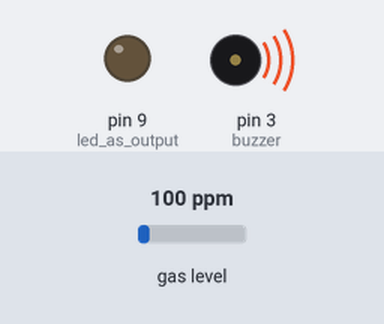
This sketch was run on a simulated Arduino Uno, built with avr-gcc and run on an emulated ATmega328P. On the bench: output pins drawn as LEDs (lit = HIGH), buzzer (waves = sounding). Inputs (shaded band) come from the test bench; at power-on: gas level 100 ppm.

Above: at 1.7 s.
1.8 s: gas level set to 20 ppm
At 4.3 s:
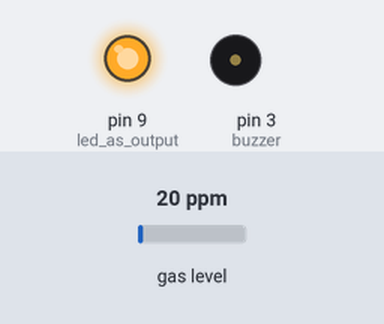
At 5.4 s:
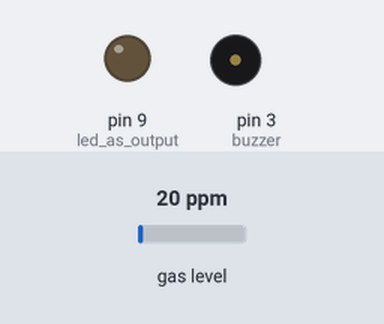
Timing chart, 0 to 6.9 s (numbered marks = the images above; inputs shaded):
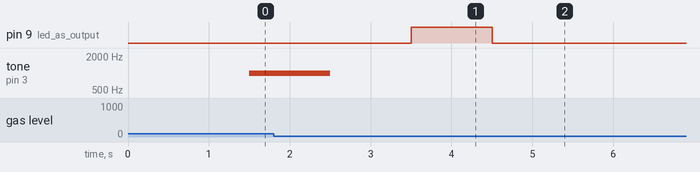

Measured:
- after the input at 1.8 s, pin 9 (led_as_output): goes on until 4.5 s, then stays LOW; tone on pin 3 (buzzer): goes on until 2.5 s, then stays silent

The sketch:

set_2.ino
```cpp
#include <Wire.h>
#include <MQ2.h>
int Analog_Input = A1;                        //analog feed from MQ2
int lpg, co, smoke;                           // values from MQ2
MQ2 mq2(Analog_Input);                        //defining analog pin A1 for MQ2 Sensor
const int buzzer = 3;                         //buzzer to arduino pin 3

void setup() {

Serial.begin(9600);                           //serial comms for debuging
mq2.begin();
pinMode(buzzer, OUTPUT);                    // Set buzzer - pin 3 as an output
pinMode(9,OUTPUT);                            //led as output

}

void loop() {

float* values= mq2.read(true);                //set it false if you don't want to print the values in the Serial
  //lpg = values[0];
  lpg = mq2.readLPG();
  //co = values[1];
  co = mq2.readCO();
  //smoke = values[2];
  smoke = mq2.readSmoke();
  delay(1000);

  if (co>= 50 && lpg>=50 && smoke>=50){
  tone(buzzer, 1000);                                    // Send 1KHz sound signal...
  delay(1000);                                           // ...for 1 sec
  noTone(buzzer);                                       // Stop sound...
  delay(1000);                                          // ...for 1sec
  digitalWrite(9,HIGH);
  delay(1000);
  digitalWrite(9,LOW);
  delay(1000);
  }
  else{
  pinMode(9,LOW);
  noTone(buzzer);
  }
  }
```
